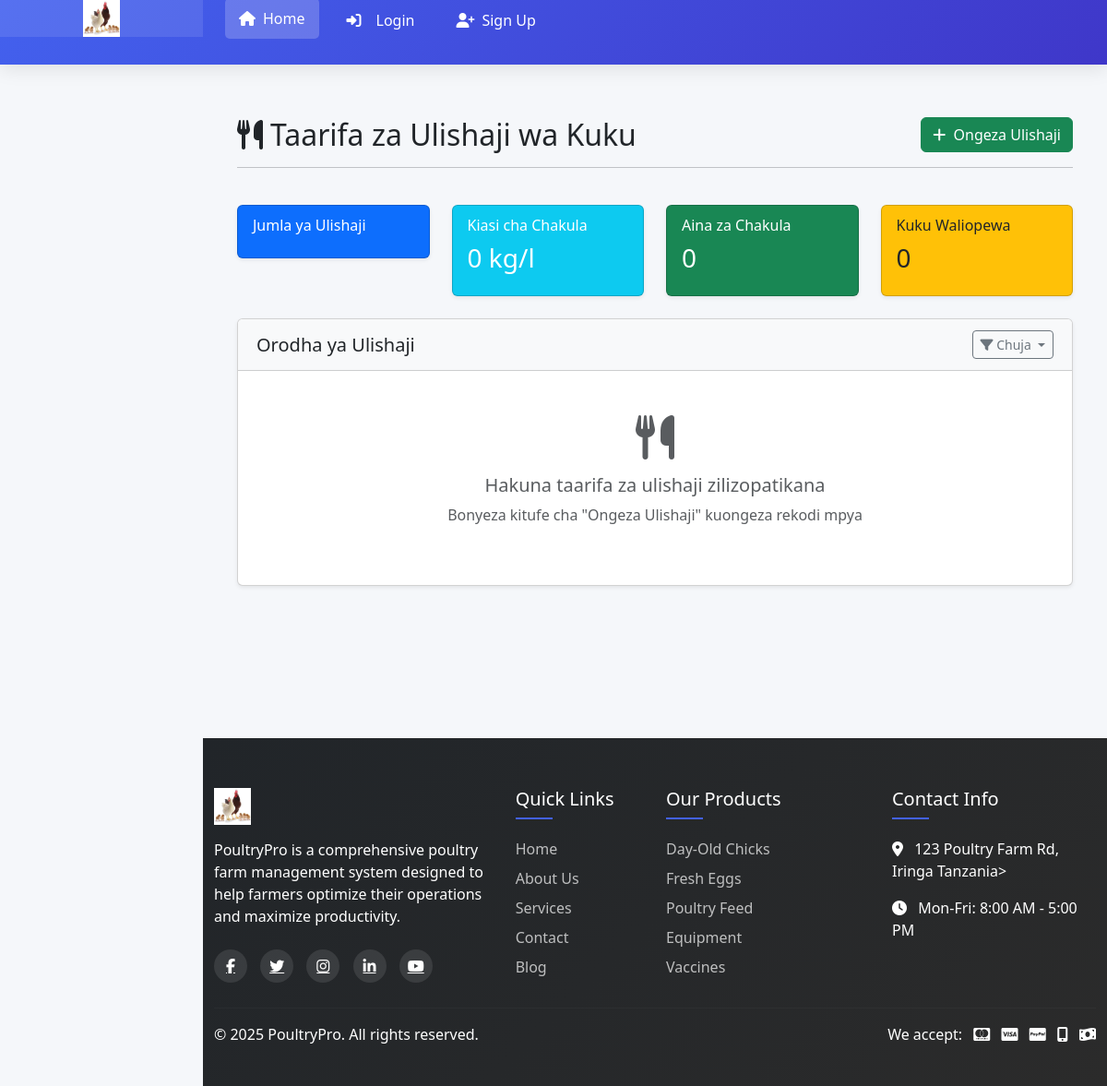
The app's page /feeding/, older data.
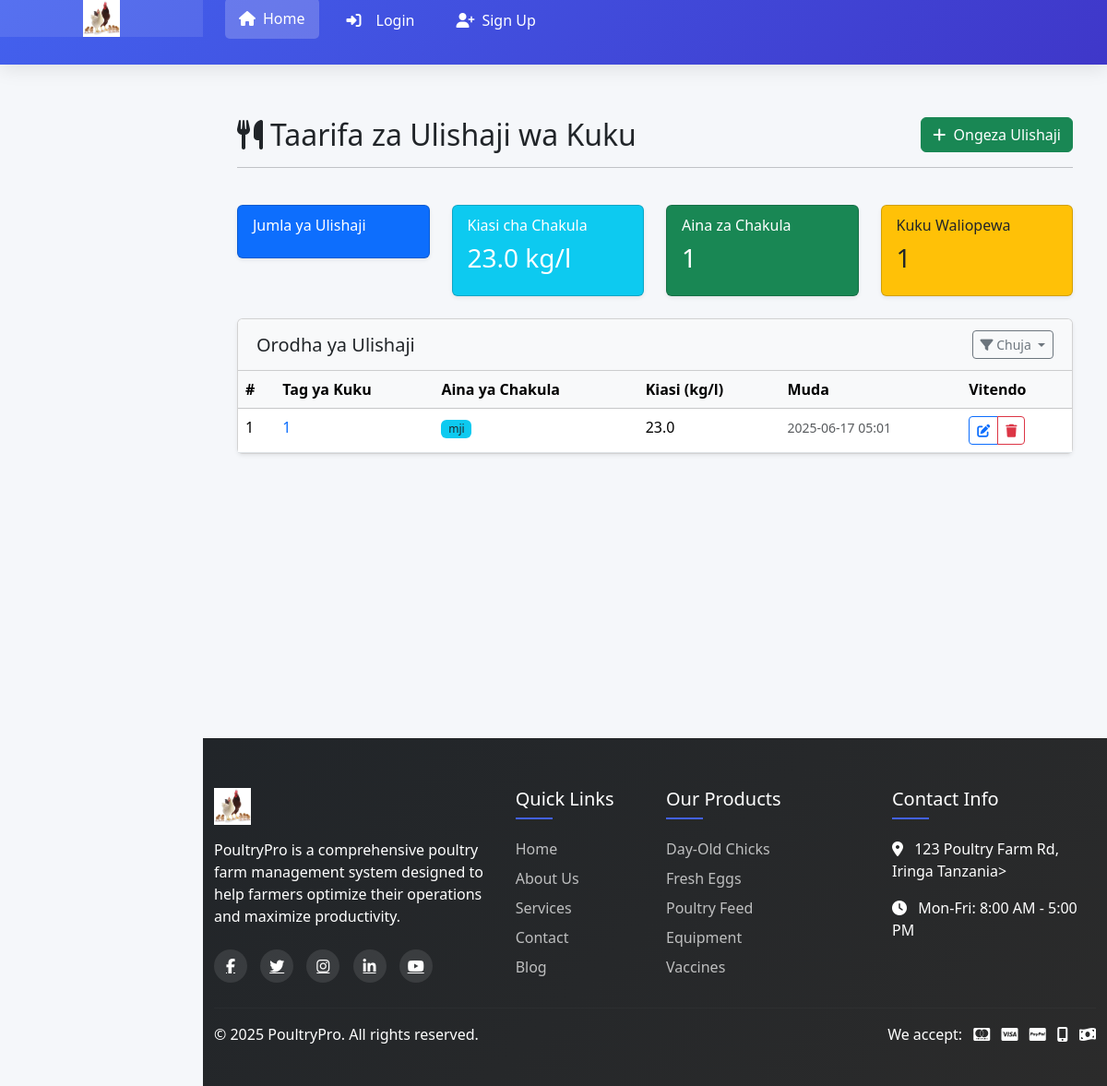
The same page, newer data.
### core/models.py (models this page shows, shortened)
class Feeding(models.Model):
    chicken = models.ForeignKey(Chicken, on_delete=models.CASCADE, related_name='feedings')
    feed_type = models.CharField(max_length=100)
    quantity = models.FloatField(help_text="Kiasi cha chakula (kg/l)")
    feeding_time = models.DateTimeField()

class Chicken(models.Model):
    GENDER_CHOICES = [('M', 'Male'), ('F', 'Female'), ('U', 'Unknown')]
    owner = models.ForeignKey('customers.Customer', on_delete=models.CASCADE, related_name='chickens', blank=True, null=True)
    customer = models.ForeignKey('customers.Customer', on_delete=models.CASCADE, null=True, blank=True)
    tag_number = models.CharField(max_length=20, unique=True)
    breed = models.ForeignKey(Breed, on_delete=models.PROTECT)
    date_acquired = models.DateField()
    date_of_birth = models.DateField(null=True, blank=True)
    gender = models.CharField(max_length=1, choices=GENDER_CHOICES, default='U')
    parent = models.ForeignKey('self', on_delete=models.SET_NULL, null=True, blank=True)
    is_alive = models.BooleanField(default=True)
    last_health_check = models.DateField(null=True, blank=True)
    notes = models.TextField(blank=True)
    class Meta:
        ordering = ['tag_number']
        verbose_name_plural = 'Chickens'

### core/views.py (the view)
# urls.py: path('feeding/', views.feeding, name='feeding'),
def feeding(request):
    feedings = Feeding.objects.select_related('chicken').order_by('-feeding_time')
    total_quantity = feedings.aggregate(Sum('quantity'))['quantity__sum']
    feed_types = feedings.values_list('feed_type', flat=True).distinct()
    chickens_count = feedings.values('chicken').distinct().count()
    paginator = Paginator(feedings, 25)
    page_number = request.GET.get('page')
    page_obj = paginator.get_page(page_number)
    context = {
        'feedings': page_obj,
        'total_quantity': total_quantity,
        'feed_types': feed_types,
        'chickens_count': chickens_count,
    }
    return render(request, 'core/feeding.html', context)

### core/templates/core/feeding.html (shortened to what this page needs)
{% extends 'core/base.html' %}
{% block content %}
<div class="container-fluid py-4">
    <div class="row mb-4">
        <div class="col-12">
            <div class="page-header d-flex justify-content-between align-items-center">
                <h2 class="mb-0">
                    <i class="fas fa-utensils me-2"></i>Taarifa za Ulishaji wa Kuku
                </h2>
                <a href="{% url 'health:add_feeding' %}" class="btn btn-success">
                    <i class="fas fa-plus me-1"></i> Ongeza Ulishaji
                </a>
            </div>
            <hr class="mt-2">
        </div>
    </div>
    <div class="row mb-4">
        <div class="col-md-3">
            <div class="card bg-primary text-white shadow-sm">
                <div class="card-body">
                    <h6 class="card-subtitle mb-2">Jumla ya Ulishaji</h6>
                </div>
            </div>
        </div>
        <div class="col-md-3">
            <div class="card bg-info text-white shadow-sm">
                <div class="card-body">
                    <h6 class="card-subtitle mb-2">Kiasi cha Chakula</h6>
                    <h3 class="card-title">{{ total_quantity|default:"0" }} kg/l</h3>
                </div>
            </div>
        </div>
        <div class="col-md-3">
            <div class="card bg-success text-white shadow-sm">
                <div class="card-body">
                    <h6 class="card-subtitle mb-2">Aina za Chakula</h6>
                    <h3 class="card-title">{{ feed_types|length }}</h3>
                </div>
            </div>
        </div>
        <div class="col-md-3">
            <div class="card bg-warning text-dark shadow-sm">
                <div class="card-body">
                    <h6 class="card-subtitle mb-2">Kuku Waliopewa</h6>
                    <h3 class="card-title">{{ chickens_count }}</h3>
                </div>
            </div>
        </div>
    </div>
    <div class="row">
        <div class="col-12">
            <div class="card shadow-sm">
                <div class="card-header bg-light">
                    <div class="d-flex justify-content-between align-items-center">
                        <h5 class="mb-0">Orodha ya Ulishaji</h5>
                        <div class="dropdown">
                            <button class="btn btn-sm btn-outline-secondary dropdown-toggle" type="button"
                                    id="filterDropdown" data-bs-toggle="dropdown" aria-expanded="false">
                                <i class="fas fa-filter"></i> Chuja
                            </button>
                        </div>
                    </div>
                </div>
                <div class="card-body p-0">
                    {% if feedings %}
                        <div class="table-responsive">
                            <table class="table table-hover mb-0">
                                <thead class="table-light">
                                    <tr>
                                        <th>#</th>
                                        <th>Tag ya Kuku</th>
                                        <th>Aina ya Chakula</th>
                                        <th>Kiasi (kg/l)</th>
                                        <th>Muda</th>
                                        <th>Vitendo</th>
                                    </tr>
                                </thead>
                                <tbody>
                                    {% for feeding in feedings %}
                                    <tr>
                                        <td>{{ forloop.counter }}</td>
                                        <td>
                                            <a href="{% url 'health:chicken_detail' feeding.chicken.id %}"
                                               class="text-decoration-none">
                                                {{ feeding.chicken.tag_number }}
                                            </a>
                                        </td>
                                        <td>
                                            <span class="badge bg-info text-dark">
                                                {{ feeding.feed_type }}
                                            </span>
                                        </td>
                                        <td>{{ feeding.quantity }}</td>
                                        <td>
                                            <small class="text-muted">
                                                {{ feeding.feeding_time|date:"Y-m-d H:i" }}
                                            </small>
                                        </td>
                                        <td>
                                            <div class="btn-group btn-group-sm">
                                                <a href="{% url 'health:edit_feeding' feeding.id %}"
                                                   class="btn btn-outline-primary" title="Hariri">
                                                    <i class="fas fa-edit"></i>
                                                </a>
                                                <a href="{% url 'health:delete_feeding' feeding.id %}"
                                                   class="btn btn-outline-danger" title="Futa">
                                                    <i class="fas fa-trash"></i>
                                                </a>
                                            </div>
                                        </td>
                                    </tr>
                                    {% endfor %}
                                </tbody>
                            </table>
                        </div>
                    {% else %}
                        <div class="text-center py-5">
                            <i class="fas fa-utensils fa-3x text-muted mb-3"></i>
                            <h5 class="text-muted">Hakuna taarifa za ulishaji zilizopatikana</h5>
                            <p class="text-muted">Bonyeza kitufe cha "Ongeza Ulishaji" kuongeza rekodi mpya</p>
                        </div>
                    {% endif %}
                </div>
            </div>
        </div>
    </div>
</div>
{% endblock %}

### core/templates/core/base.html (shortened to what this page needs)
{% load static %}
<!DOCTYPE html>
<html lang="en">
<head>
    <link href="https://cdn.jsdelivr.net/npm/bootstrap@5.3.2/dist/css/bootstrap.min.css" rel="stylesheet">
    <link href="https://cdnjs.cloudflare.com/ajax/libs/font-awesome/6.4.2/css/all.min.css" rel="stylesheet">
    <link href="https://cdnjs.cloudflare.com/ajax/libs/animate.css/4.1.1/animate.min.css" rel="stylesheet">
    <link href="https://cdnjs.cloudflare.com/ajax/libs/aos/2.3.4/aos.css" rel="stylesheet">
    <link href="https://cdn.jsdelivr.net/npm/select2@4.1.0-rc.0/dist/css/select2.min.css" rel="stylesheet">
</head>
<body>
    <header class="main-header">
        <div class="d-flex align-items-stretch">
            <div class="logo-container">
                <a href="{% url 'core:home' %}">
                    <img src="{% static 'images/kuku.jpg' %}" alt="PoultryPro Logo" class="logo-img">
                </a>
            </div>
            <div class="d-flex align-items-center justify-content-between flex-grow-1 px-4">
                <nav class="nav-menu">
                    <a href="{% url 'core:home' %}" class="nav-link active">
                        <i class="fas fa-home"></i>
                        <span class="d-none d-lg-inline">Home</span>
                    </a>
                     {% if user.is_authenticated %}
                    <a href="{% url 'core:profile' %}" class="nav-link">
                        <i class="fas fa-tachometer-alt"></i>
                        <span class="d-none d-lg-inline">Dashboard</span>
                    </a>
                     <a href="{% url 'core:order' %}" class="nav-link">
                        <i class="fas fa-shopping-cart"></i>
                        <span class="d-none d-lg-inline">Orders</span>
                    </a>
                     <a href="{% url 'core:logout' %}" class="nav-link">
                        <i class="fas fa-sign-out-alt me-2"></i>
                        <span class="d-none d-lg-inline">Logout</span>
                    </a>
                    {% else %}
                     <a href="{% url 'core:login' %}" class="nav-link">
                        <i class="fas fa-sign-in-alt me-2"></i>
                        <span class="d-none d-lg-inline">Login</span>
                    </a>
                     <a href="{% url 'core:signup' %}" class="nav-link">
                        <i class="fas fa-user-plus me-"></i>
                        <span class="d-none d-lg-inline">Sign Up</span>
                    </a>
                     {% endif %}
                </nav>
            </div>
        </div>
    </header>
    <main class="main-content">
        {% block content %}{% endblock %}
    </main>
    <footer class="main-footer">
        <div class="container py-4">
            <div class="row">
                <div class="col-lg-4 mb-4 mb-lg-0">
                    <img src="{% static 'images/kuku.jpg' %}" alt="PoultryPro Logo" class="footer-logo">
                    <p class="mb-4">PoultryPro is a comprehensive poultry farm management system designed to help farmers optimize their operations and maximize productivity.</p>
                    <div class="social-icons">
                        <a href="#"><i class="fab fa-facebook-f"></i></a>
                        <a href="#"><i class="fab fa-twitter"></i></a>
                        <a href="#"><i class="fab fa-instagram"></i></a>
                        <a href="#"><i class="fab fa-linkedin-in"></i></a>
                        <a href="#"><i class="fab fa-youtube"></i></a>
                    </div>
                </div>
                <div class="col-lg-2 col-md-6 mb-4 mb-md-0">
                    <div class="footer-links">
                        <h5>Quick Links</h5>
                        <a href="{% url 'core:home' %}">Home</a>
                        <a href="{% url 'core:about' %}">About Us</a>
                        <a href="{% url 'core:order' %}">Services</a>
                        <a href="{% url 'core:contact' %}">Contact</a>
                        <a href="{% url 'core:customer' %}">Blog</a>
                    </div>
                </div>
                <div class="col-lg-3 col-md-6 mb-4 mb-md-0">
                    <div class="footer-links">
                        <h5>Our Products</h5>
                        <a href="#">Day-Old Chicks</a>
                        <a href="{% url 'production:eggproduction_list' %}">Fresh Eggs</a>
                        <a href="{% url 'production:eggproduction_list' %}">Poultry Feed</a>
                        <a href="{% url 'production:incubation_list' %}">Equipment</a>
                        <a href="{% url 'health:vaccination_list' %}">Vaccines</a>
                    </div>
                </div>
                <div class="col-lg-3 col-md-6">
                    <div class="footer-links">
                        <h5>Contact Info</h5>
                        <p><i class="fas fa-map-marker-alt me-2"></i> 123 Poultry Farm Rd, Iringa Tanzania>
                        <p><i class="fas fa-clock me-2"></i> Mon-Fri: 8:00 AM - 5:00 PM</p>
                    </div>
                </div>
            </div>
            <hr class="mt-4 mb-3" style="border-color: rgba(255,255,255,0.1);">
            <div class="row align-items-center">
                <div class="col-md-6 text-center text-md-start mb-3 mb-md-0">
                    <p class="mb-0">&copy; 2025 PoultryPro. All rights reserved.</p>
                </div>
                <div class="col-md-6 text-center text-md-end">
                    <div class="payment-methods">
                        <span class="me-2">We accept:</span>
                        <i class="fab fa-cc-mastercard me-2"></i>
                        <i class="fab fa-cc-visa me-2"></i>
                        <i class="fab fa-cc-paypal me-2"></i>
                        <i class="fas fa-mobile-alt me-2"></i>
                        <i class="fas fa-money-bill-wave"></i>
                    </div>
                </div>
            </div>
        </div>
    </footer>
</body>
</html>

### core/templates/core/base.html (style rules this page uses)
:root { --primary-color: #4361ee; --secondary-color: #3f37c9; --accent-color: #4cc9f0; --light-color: #f8f9fa; --dark-color: #212529; --success-color: #4bbf73; --warning-color: #f0ad4e; --danger-color: #d9534f; }
body { font-family: 'Segoe UI', Tahoma, Geneva, Verdana, sans-serif; background-color: #f5f7fa; color: var(--dark-color); overflow-x: hidden; }
.main-header { background: linear-gradient(135deg, var(--primary-color), var(--secondary-color)); box-shadow: 0 4px 20px rgba(0, 0, 0, 0.1); position: fixed; top: 0; left: 0; right: 0; z-index: 1030; height: 70px; }
.logo-container { width: 220px; background-color: rgba(255, 255, 255, 0.1); display: flex; align-items: center; justify-content: center; height: 100%; }
.logo-img { height: 40px; transition: all 0.3s ease; }
.nav-menu { display: flex; align-items: center; gap: 15px; }
.nav-link { color: white !important; font-weight: 500; padding: 10px 15px; border-radius: 5px; transition: all 0.3s ease; display: flex; align-items: center; gap: 8px; }
.nav-link:hover, .nav-link.active { background-color: rgba(255, 255, 255, 0.2); transform: translateY(-2px); }
.main-content { margin-left: 220px; margin-top: 70px; padding: 25px; min-height: calc(100vh - 70px); transition: all 0.3s ease; }
.main-footer { background: linear-gradient(135deg, var(--dark-color), #2b2b2b); color: white; padding: 30px 0 20px; margin-left: 220px; }
.footer-logo { height: 40px; margin-bottom: 15px; }
.footer-links h5 { position: relative; padding-bottom: 10px; margin-bottom: 20px; }
.footer-links h5::after { content: ''; position: absolute; left: 0; bottom: 0; width: 40px; height: 2px; background: var(--primary-color); }
.footer-links a { color: rgba(255, 255, 255, 0.7); text-decoration: none; transition: all 0.3s ease; display: block; margin-bottom: 8px; }
.social-icons a { display: inline-flex; align-items: center; justify-content: center; width: 36px; height: 36px; border-radius: 50%; background: rgba(255, 255, 255, 0.1); color: white; margin-right: 10px; transition: all 0.3s ease; }

### core/templates/core/feeding.html (style rules this page uses)
.badge { font-weight: 500; padding: 0.35em 0.65em; }
.page-header { padding: 0.5rem 0; }
.card-header { padding: 0.75rem 1.25rem; }

Row changes from the older to the newer data that the page shows:
added Feeding: chicken.tag_number "1", feed_type "mji", quantity "23.0", feeding_time "2025-06-17 05:01"
Text that changed along with them:
{{ total_quantity|default:"0" }}: "0" → "23.0"
{{ feed_types|length }}: "0" → "1"
{{ chickens_count }}: "0" → "1"
text no longer shown: "Hakuna taarifa za ulishaji zilizopatikana Bonyeza kitufe cha \"Ongeza Ulishaji\" kuongeza rekodi mpya"
text now shown: "# Tag ya Kuku Aina ya Chakula Kiasi (kg/l) Muda Vitendo"
